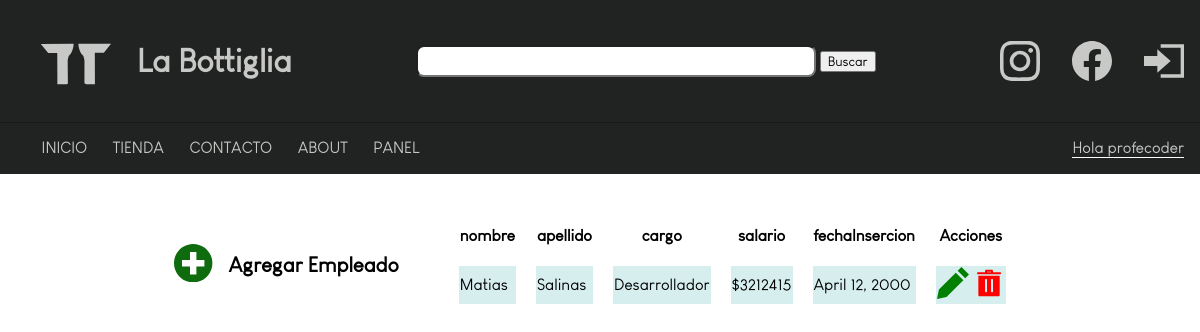
The page /panel/empleados/ (signed in) on the database its author committed.
### database/models.py (models this page shows, shortened)
class empleados(models.Model):
    nombre = models.CharField(max_length =50)
    apellido = models.CharField(max_length =50)
    cargo = models.CharField(max_length =50)
    salario = models.IntegerField()
    fechaInsercion = models.DateField(null=True,blank=True)

### database/views.py (the view)
# urls.py: path('panel/empleados/',staff_member_required(EmpleadosList.as_view()),name='panel-empleados'),
class EmpleadosList(LoginRequiredMixin,ListView):
    model = empleados
    template_name = 'panel_empleados.html'

### tiendaOnline/templates/panel_empleados.html (shortened to what this page needs)
{% extends 'base.html' %}
{% block contenido %}
{% if object_list %}
<div class="container">
    <div class="botonContainer">
        <a href="{% url 'panel-empleados-nuevo'%}"><svg xmlns="http://www.w3.org/2000/svg" width="2.4rem" height="2.4rem" viewBox="0 0 24 24"><path class='agregar_icon' d="M12 0c-6.627 0-12 5.373-12 12s5.373 12 12 12 12-5.373 12-12-5.373-12-12-12zm7 14h-5v5h-4v-5h-5v-4h5v-5h4v5h5v4z"/></svg></a>
        <h4 style='font-size:1.3rem;'>Agregar Empleado</h4>
    </div>
    <table cellspacing='20px'>
        <tr class='panelRow'>
            <th>nombre</th>
            <th>apellido</th>
            <th>cargo</th>
            <th>salario</th>
            <th>fechaInsercion</th>
            <th>Acciones</th>
        </tr>
        {% for empleado in object_list %}
        <tr class='panelRow'>
            <td>{{empleado.nombre}}</td>
            <td>{{empleado.apellido}}</td>
            <td>{{empleado.cargo}}</td>
            <td>${{empleado.salario}}</td>
            <td>{{empleado.fechaInsercion}}</td>
            <td><a href="{% url 'panel-empleados-editar' empleado.id %}"><svg xmlns="http://www.w3.org/2000/svg" width="2rem" height="2rem" viewBox="0 0 24 24"><path class='editar_icon' d="M19.769 9.923l-12.642 12.639-7.127 1.438 1.438-7.128 12.641-12.64 5.69 5.691zm1.414-1.414l2.817-2.82-5.691-5.689-2.816 2.817 5.69 5.692z"/></svg></a> <a href="{% url 'panel-empleados-delete' empleado.id %}"></a></td>
        </tr>
        {% endfor %}
    </table>
</div>
{% else %}
<h3>No Hay empleados</h3>
{% endif %}
{% endblock contenido %}

### tiendaOnline/templates/base.html (shortened to what this page needs)
{% load static %}
<!DOCTYPE html>
<html lang="en">
<head>
    <link type='text/css' href='{% static "css/productos.css" %}' rel='stylesheet'/>
</head>
<body>
    <header>
        <div class="logo">
            <a href="{% url 'tienda-inicio' %}" class="bottiLogo">
</a>
<a href="{% url 'tienda-inicio' %}">
<h2>La Bottiglia</h2> </a>
        </div>
        <div class="search_bar">
            <form action="{% url 'tienda-busqueda' %}" method="get">
            <input type="text" name="search" id="search">
            <input type="submit" value="Buscar">
            </form>
        </div>
        <div class="redes">
            <a href='https://www.instagram.com/labottiglia.lr/' class="redesLogos">
            </a>
            <a href='https://www.facebook.com/LaBottiglialr' class="redesLogos">
            </a>
            {% if request.user.is_authenticated %}
            <a href="{% url 'auth-logout' %}" class="redesLogos">
                <svg xmlns="http://www.w3.org/2000/svg" viewBox="0 0 24 24"><path d="M8 9v-4l8 7-8 7v-4h-8v-6h8zm2-7v2h12v16h-12v2h14v-20h-14z"/></svg>
            </a>
            {% endif %}
        </div>
    </header>
    <div class="stickyBar"><a href="http://" class="stickyItems"></a>
        <a href="{% url 'tienda-inicio' %}" class="stickyItems">INICIO</a>
        <a href="{% url 'tienda-productos' %}" class="stickyItems">TIENDA</a>
        <a href="{% url 'tienda-contacto' %}" class="stickyItems">CONTACTO</a>
        <a href="{% url 'tienda-labottiglia' %}" class="stickyItems">ABOUT</a>
        {% if request.user.is_staff %}
        <div class="dropdown">
            <button class="dropbtn">PANEL</button>
        </div>
        {% endif %}
        {% if request.user.is_authenticated %}
        <a href="{% url 'auth-perfil' %}" class="saludo" style='border-bottom:1px solid white;'>Hola {{request.user.username}}</a>
        {% endif %}
    </div>
{% block contenido %}
{% endblock contenido %}
</body>
</html>

### tiendaOnline/static/css/productos.css (style rules this page uses)
body, html { margin: 0; padding: 0; width: 100%; height: 100%; box-sizing: border-box; }
* { box-sizing: inherit; font-family: 'GeorgeCafe'; }
header { display: flex; justify-content:space-between; align-items: center; width: 100%; background-color: #212322; padding: 1rem; }
a { text-decoration: none; color:#C8C9C7; }
.stickyBar { position:sticky; top: 0px; width: 100%; display: flex; justify-content: flex-start; gap:1.6rem; background-color: #212322; border-top:.1rem solid rgb(27, 24, 24); padding: 1rem; }
h2 { color:#C8C9C7; font-size: 2rem; }
.redes { display: flex; justify-content: center; align-items: center; gap: 2rem; }
.redesLogos { width: 2.5rem; height: 2.5rem; color: #C8C9C7; }
.search_bar { display: flex; justify-content: center; align-items: center; gap: .8rem; }
#search { height: 2rem; width: 25rem; border-radius: .5rem; }
.container { width: 100%; display: flex; justify-content: center; gap: 2.5rem; margin-top: 2rem; }
.logo { padding: 0; margin: 0; display: flex; gap: 1px; }
.bottiLogo { width: 7.5rem; height: 4.5rem; }
.dropbtn { background-color:#212322; color: #C8C9C7; padding: 1rem; font-size: 1rem; padding: 0; border: none; }
.dropdown { position: relative; display: inline-block; }
.panelRow:nth-child(even) { background-color: #D6EEEE; }
.botonContainer { display: flex; justify-content: center; align-items: center; gap:1rem; }
.saludo { margin-left: auto; }

### rows shown on the page
empleados: nombre "Matias", apellido "Salinas", cargo "Desarrollador", salario "3212415", fechaInsercion "April 12, 2000"

### other values the page prints
{{ request.user.username }} "profecoder"
